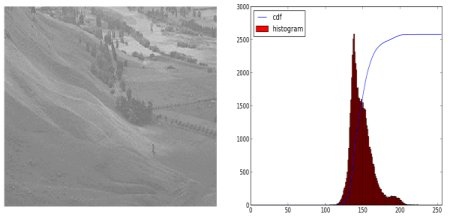
#> input picture opencv-python_tutorial/data/histeq_numpy1.jpg, 450 x 219 px, found by its file name
$ python histogram_flatten_by_numpy.py
#> lines starting #> are read from the running program, lines starting #| are printed output that depends on the picture
import numpy as np
import matplotlib.pyplot as plt

import cv2


img = cv2.imread('histeq_numpy1.jpg')
#> img is the input picture: shape (219, 450, 3); mean B, G, R 198.2, 198, 200.9
hist, bins = np.histogram(img.flatten(),256,[0,256])
#> hist = 256 values, max 127990 at index 255, min 2 at index 110, mean 1154.9; bins = 257 values from 0 to 256

cdf = hist.cumsum()
#> cdf = 256 values from 2170 to 295650
cdf_normalized = cdf*hist.max() / cdf.max()
#> cdf_normalized = 256 values from 939.4 to 127990

# original
plt.subplot(1,2,1)
plt.imshow(img,cmap='gray')
plt.xticks([])
plt.yticks([])
plt.title('image')

plt.subplot(1,2,2)
plt.plot(cdf_normalized,color='b')
plt.hist(img.flatten(),256,[0,256],color='r')
plt.xlim([0,256])
plt.legend(('cdf','histogram'),loc='upper left')

plt.show()
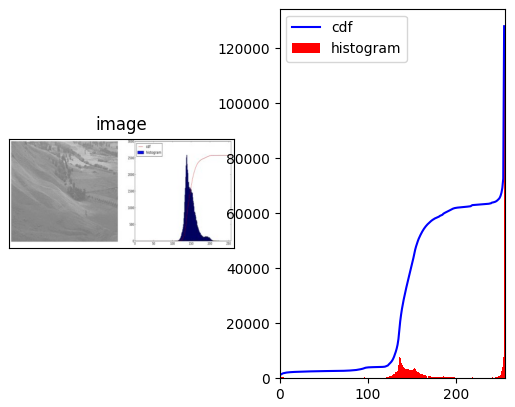
#> figure drawn by matplotlib, 2 panels; B, G, R data is drawn as R, G, B; panel 2: tallest bar 127990 high, from x = 255 to 256; panel 2: curve peaks at x = 255, y = 127990


# histogram flatten
cdf_m = np.ma.masked_equal(cdf,0)
cdf_m = (cdf_m - cdf_m.min()) * 255 / (cdf_m.max() - cdf_m.min())
cdf = np.ma.filled(cdf_m, 0).astype('uint8')
#> cdf = 256 values from 0 to 255

img2 = cdf[img]
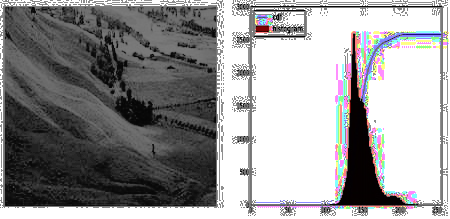
#> img2: shape (219, 450, 3); mean B, G, R 151.4, 150.7, 151.3

hist, bins = np.histogram(img2.flatten(),256,[0,256])
#> hist = 256 values, max 127990 at index 255, min 0 at index 14, mean 1154.9
cdf = hist.cumsum()
#> cdf = 256 values from 2839 to 295650
cdf_normalized = cdf * hist.max() / cdf.max()
#> cdf_normalized = 256 values from 1229 to 127990

plt.subplot(1,2,1)
plt.imshow(img2,cmap='gray')
plt.xticks([])
plt.yticks([])
plt.title('image')

plt.subplot(1,2,2)
plt.plot(cdf_normalized,color='b')
plt.hist(img2.flatten(),256,[0,256],color='r')
plt.xlim([0,256])
plt.legend(('cdf','histogram'),loc='upper left')

plt.show()
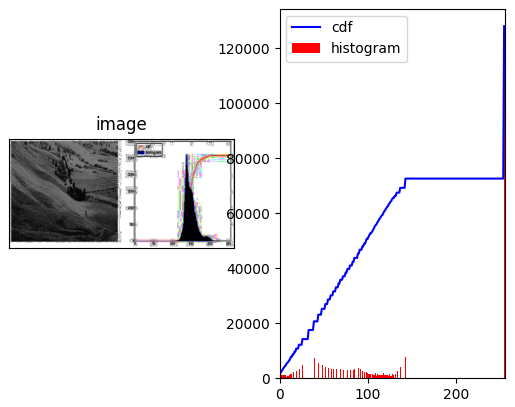
#> figure drawn by matplotlib, 2 panels; B, G, R data is drawn as R, G, B; panel 2: tallest bar 127990 high, from x = 255 to 256; panel 2: curve peaks at x = 255, y = 127990
